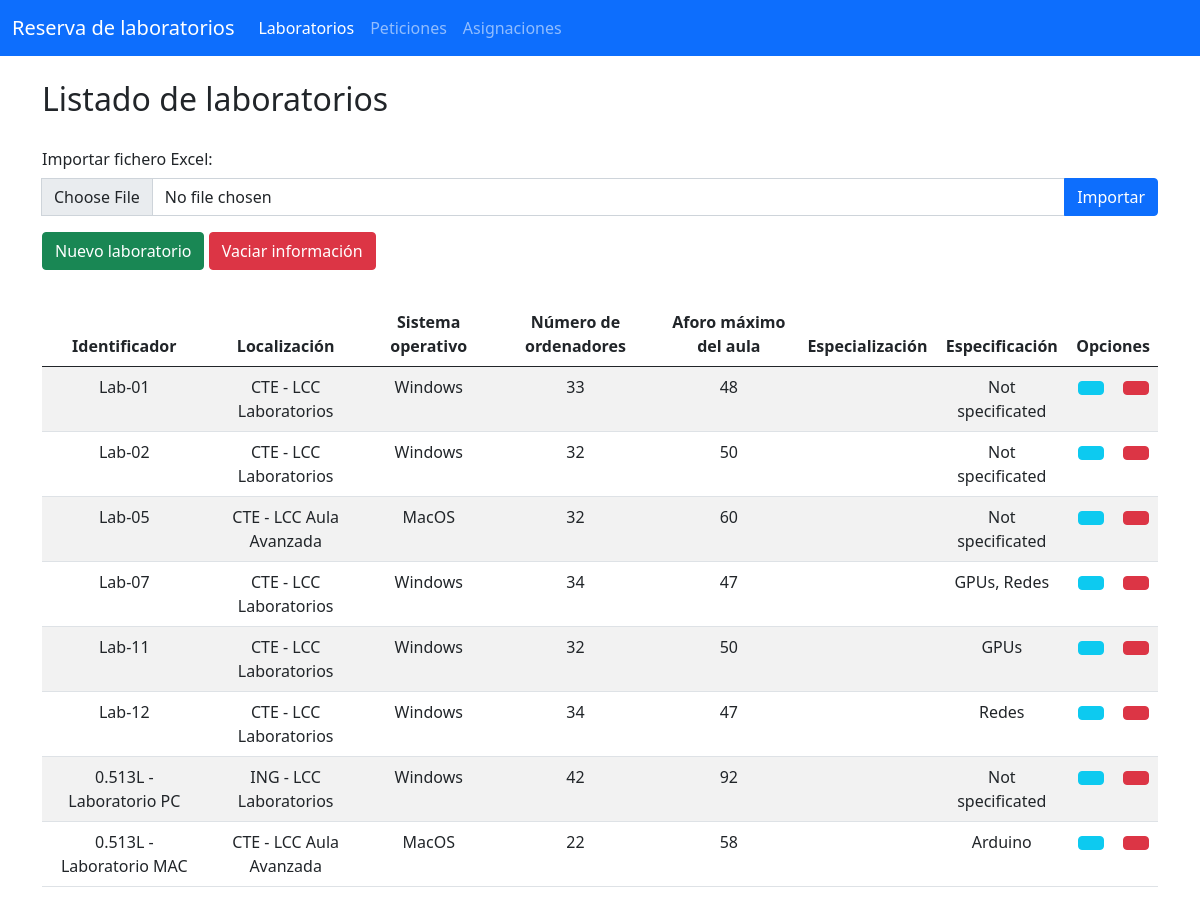
Before: / with the older database file.
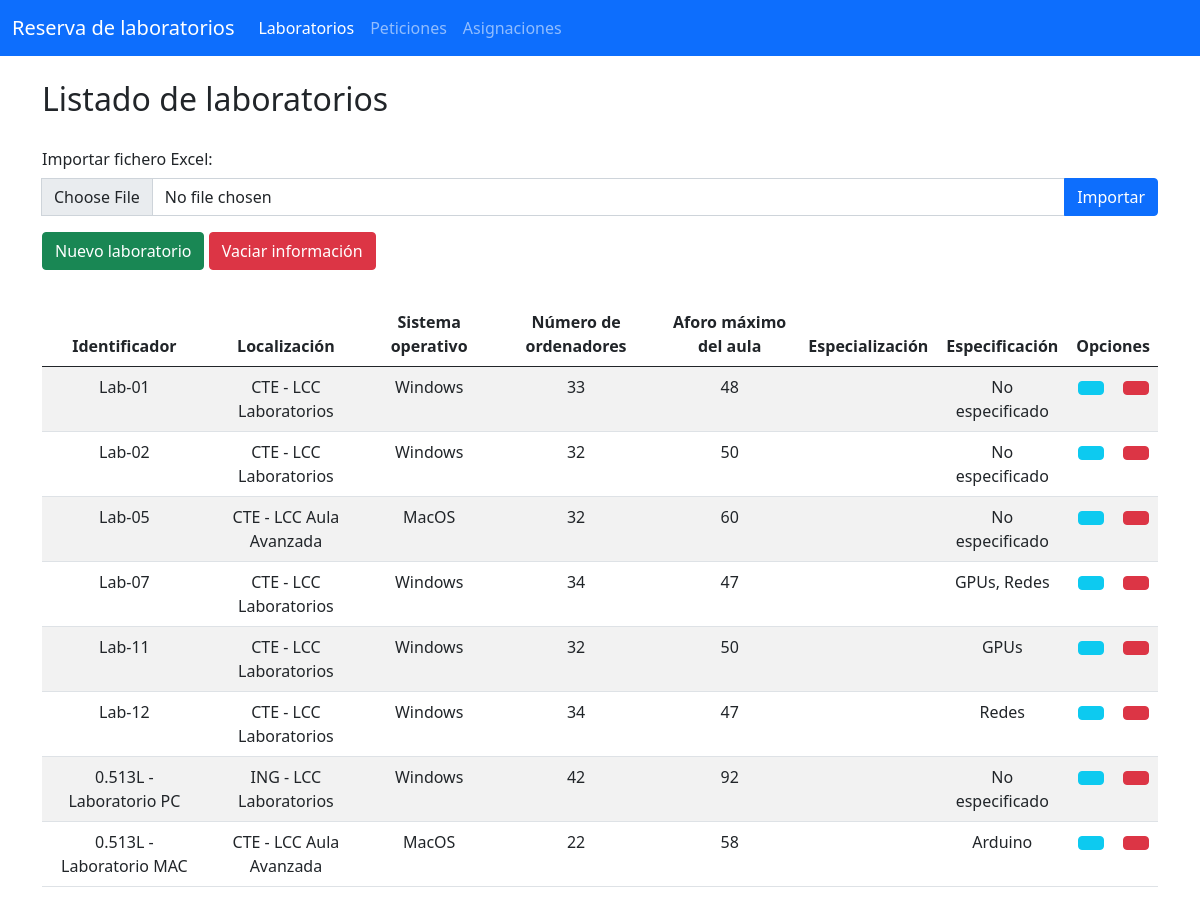
After: the same page with the newer database file.
### Aplicaciones/classroom/models.py (models this page shows, shortened)
class Classroom(models.Model):
    num_class = models.CharField(primary_key=True, max_length=10)
    specification = models.CharField(max_length=100)
    location = models.CharField(max_length=150)
    num_pc = models.BigIntegerField(default=0)
    s_o = models.CharField(max_length=20)
    capacity = models.CharField(max_length=20)
    specialization = models.CharField(max_length=100)

### Aplicaciones/classroom/views.py (the view, shortened to what this page needs)
# urls.py: path('', views.index),
def index(request):
    clases = Classroom.objects.all()
    if request.method == 'POST' and not request.FILES:
        return render(request, 'index.html', {"clases": clases, "missing":True})
    return render(request, "index.html", {"clases": clases})

### Aplicaciones/classroom/templates/index.html (shortened to what this page needs)
{% extends "./plantilla.html" %}
{% block navbar_lab %} active {% endblock %}
{% block body %}
<br>
<h2>Listado de laboratorios</h2>
<br>
<div class="row">
    {% if format %}
    {% load static%}
    {% endif %}
    {% if missing %}
    {% load static%}
    {% endif %}
    {% if success %}
    {% load static%}
    {% endif %}
    {% if except %}
    {% load static%}
    {% endif %}
    <div>
        <h6> Importar fichero Excel: </h6>
        <form method="POST" enctype="multipart/form-data" class="input-group mb-3">
            <input class="form-control" type="file" name="myfile" id="myfile">
            <button href="importClassroom/" type="submit" class="btn btn-primary">
                Importar</button>
        </form>
        <a href="createClassroom/" class="btn btn-success"> Nuevo laboratorio</a>
        {% if clases %}
        <a href="deleteClassrooms/" class="btn btn-danger"> Vaciar información</a>
        {% endif %}
    </div>
    <div class="container mt-4 py-2">
        {%if clases%}
        <table class="table table-striped table-hover">
            <thead>
                <tr class="text-center">
                    <th>Identificador</th>
                    <th>Localización</th>
                    <th>Sistema operativo</th>
                    <th>Número de ordenadores</th>
                    <th>Aforo máximo del aula</th>
                    <th>Especialización</th>
                    <th>Especificación</th>
                    <th colspan="2">Opciones</th>
                </tr>
            </thead>
            <tbody>
                {% for c in clases %}
                <tr class="text-center">
                    <td>{{c.num_class}}</td>
                    <td>{{c.location}}</td>
                    <td>{{c.s_o}}</td>
                    <td>{{c.num_pc}}</td>
                    <td>{{c.capacity}}</td>
                    <td>{{c.specialization}}</td>
                    <td>{{c.specification}}</td>
                    <td><a href="editClassroom/{{c.num_class}}/{{c.location}}" class="btn btn-info"></a></td>
                    <td><a href="removeClassroom/{{c.num_class}}/{{c.location}}" class="btn btn-danger"></a></td>
                </tr>
                {% endfor %}
            </tbody>
        </table>
        {% else %}
        <div class="alert alert-warning" role="alert">
            No existe ningún registro de laboratorios.
        </div>
        {% endif %}
    </div>
</div>
{% endblock %}

Changed rows visible on the page:
changed Classroom "Lab-01": specification "Not specificated" → "No especificado"
changed Classroom "Lab-02": specification "Not specificated" → "No especificado"
changed Classroom "Lab-05": specification "Not specificated" → "No especificado"
changed Classroom "0.513L - Laboratorio PC": specification "Not specificated" → "No especificado"
